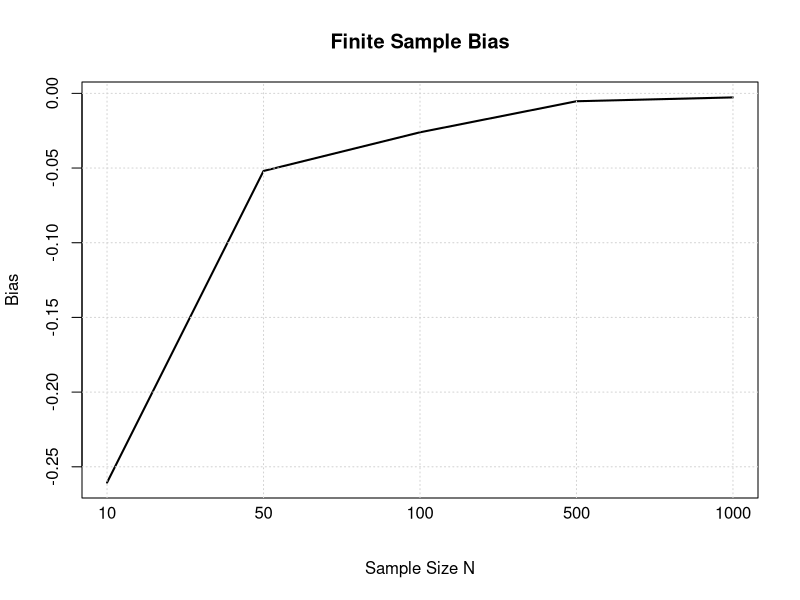

Generate this figure with R: (Note: a time limit stopped this script after it produced the figure.)
################################################################################
################ Simulation of Asymptotic Unbiasdness of OLS ###################
################################################################################

## Set simulation parameters

# True value of the DGP
alpha <- 0.5
# sample size
N <- 50 
# Initial value
y_0 <- 0


## simulation of data from data generating process

# empty vector to hold time series entries
y_t <- numeric(length = 50)

# first entry of y_t
y_t[1] <- y_0 + rnorm(1, 0, 1)

# create entries for t>0 based on DGP
for (i in 2:N){
  y_t[i] <- alpha*y_t[i-1] + rnorm(1, 0, 1)
}

# estimate the coefficient using OLS
ar_est <- ar(y_t, order.max = 1, aic = FALSE, method = "ols")

# Bias
bias <- ar_est$ar - alpha

#Print results
print(ar_est$ar)
print(bias)


## Run Simulation 5000 times

# Number of simulations
M <- 5000

# empty vector for estimated coefficients 
est_coefs <- numeric(length = M)

# Loop over M=5000 
for (j in 1:M){
  y_t <- numeric(length = 50)
  y_t[1] <- y_0 + rnorm(1, 0, 1)
  
  for (i in 2:N){
    y_t[i] <- alpha*y_t[i-1] + rnorm(1, 0, 1)
  }
  
  ar_est <- ar(y_t, order.max = 1, aic = FALSE, method = "ols")
  
  # Store estimated coefficients in vector est_coefs
  est_coefs[j] <- ar_est$ar
}


## Run Simulation for different sample sizes

# vector with different sample sizes
N_set <- c(10, 50, 100, 500, 1000)

# List to hold paramters for different sample sizes
sim_results <- list()


# Loop over each sample size in N_set
for (k in 1:length(N_set)){
  
  est_coefs <- numeric(length = M)
  
  for (j in 1:M){
    y_t <- numeric(length = N_set[k])
    y_t[1] <- y_0 + rnorm(1, 0, 1)
    
    for (i in 2:N_set[k]){
      y_t[i] <- alpha*y_t[i-1] + rnorm(1, 0, 1)
    }
    
    ar_est <- ar(y_t, order.max = 1, aic = FALSE, method = "ols")
    est_coefs[j] <- ar_est$ar
  }
  
  sim_results[[k]] <- est_coefs
}


# Empty vector to hold Bias for each sample size
sim_bias <- numeric(length = 5)

# Loop over each set of coefficients in sim_results
for(i in 1:length(sim_results)){
  
  # Bias of the mean 
  sim_bias[i] <- mean(sim_results[[i]] - alpha)
}


# Plot Simulation Results
xtick <- seq(1,5)
xlabels <- as.character(N_set)
plot(sim_bias, type = "l", xaxt = "n", lwd = 2, main = "Finite Sample Bias",
     ylab = "Bias", xlab = "Sample Size N")
grid()
axis(side=1, labels = FALSE, tick = FALSE)
text(x=xtick,  par("usr")[3], 
     labels = xlabels, pos = 1, xpd = TRUE)



################################################################################
################## Extension to different values for alpha #####################
################################################################################

# vector with different values for alpha
alpha_set <- c(0.1, 0.5, 0.9)

# list to store simulation results for different values of alpha
sim_results_out <- list()

# Loop over different values for alpha 
for (l in 1:length(alpha_set)){
  
  sim_results_in <- list()
  alpha <- alpha_set[l]
  
  for (k in 1:length(N_set)){
    
    est_coefs <- numeric(length = M)
    
    for (j in 1:M){
      y_t <- numeric(length = 50)
      y_t[1] <- y_0 + rnorm(1, 0, 1)
      
      for (i in 2:N_set[k]){
        y_t[i] <- alpha*y_t[i-1] + rnorm(1, 0, 1)
      }
      
      ar_est <- ar(y_t, order.max = 1, aic = FALSE, method = "ols")
      est_coefs[j] <- ar_est$ar
    }
    
    sim_results_in[[k]] <- est_coefs
  }
  
  sim_bias_in <- numeric(length = 5)
  
  for(i in 1:length(N_set)){
    sim_bias_in[i] <- mean(sim_results_in[[i]] - alpha_set[l])
  }
  
  sim_results_out[[l]] <- sim_bias_in 
}


# Plot all Simulation results in the same plot
plot(sim_results_out[[3]], type = "l", xaxt = "n", lwd = 2, 
     main = "Finite Sample Bias", ylab = "Bias", xlab = "Sample Size N")
lines(sim_results_out[[1]], col = "blue", lwd = 2)
lines(sim_results_out[[2]], col = "red", lwd = 2)
grid()
axis(side=1, labels = FALSE, tick = FALSE)
text(x=xtick,  par("usr")[3], 
     labels = xlabels, pos = 1, xpd = TRUE)
legend("bottomright", legend = c("alpha = 0.9", "alpha = 0.5", "alpha = 0.1"),
       col = c("black", "red", "blue"), lwd = 2)
